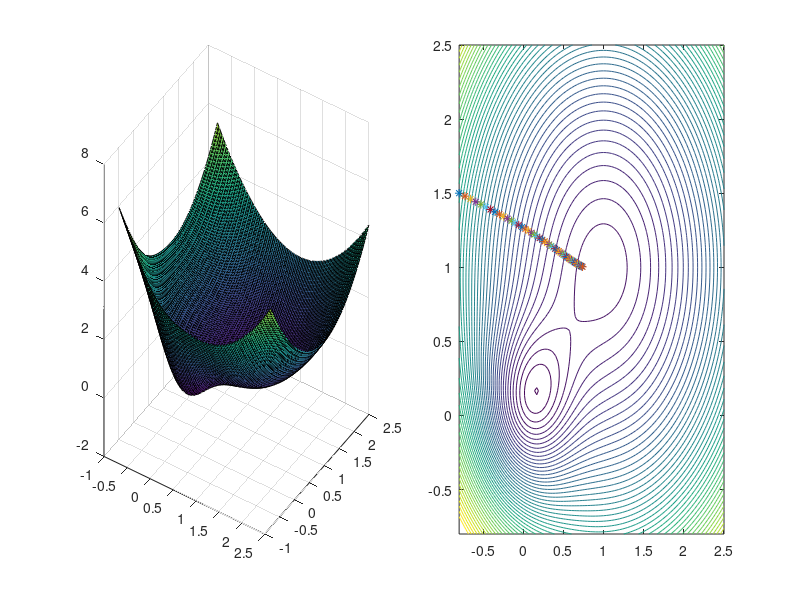

Recreate this plot in MATLAB.
close all
clear all;
x = linspace(-.8,2.5,100);
[p1 ,p2] = meshgrid(x,x);

C = (1 - p1).^2 + (1-p2).^2 - 2*exp(-3*p1.^2 - 3*p2.^2);
grad = @(p1,p2) [2*(p1-1) + 12*p1.*exp(-3*p1.^2 - 3*p2.^2); 2*(p2-1) + 12*p2.*exp(-3*p1.^2 - 3*p2.^2)];
figure('position',[100 100 1300 600]);
subplot(121);
surf(p1,p2,C);view([33,26])
subplot(122);
contour(p1,p2,C,linspace(-.3,6,50))


setting = 1;

switch setting
    case 1
        %% setting 1: very small learning rate
        p = [-.8;1.5];
        eta = .02;
    case 2
        %% setting 2: moderate learning rate
        p = [-.8;1.5];
        eta = .3;
    case 3
        %% setting 3: large learning rate
        p = [-.8;1.5];
        eta = .9;
    case 4
        %% setting 3: too large learning rate
        p = [-.8;1.5];
        eta = 1.5;
    case 5
        %% setting 1: very small learning rate
        p = [1;-.8];
        eta = .02;
    case 6
        %% setting 2: moderate learning rate
        p  = [1;-.8];
        eta = .3;
    case 7
        %% setting 3: large learning rate
        p = [1;-.8];
        eta = .9;
end

hold on;
plot(p(1),p(2),'*');
for i = 1 : 50
    p = p - eta*grad(p(1),p(2));
    pause;
    plot(p(1),p(2),'*');
    
end